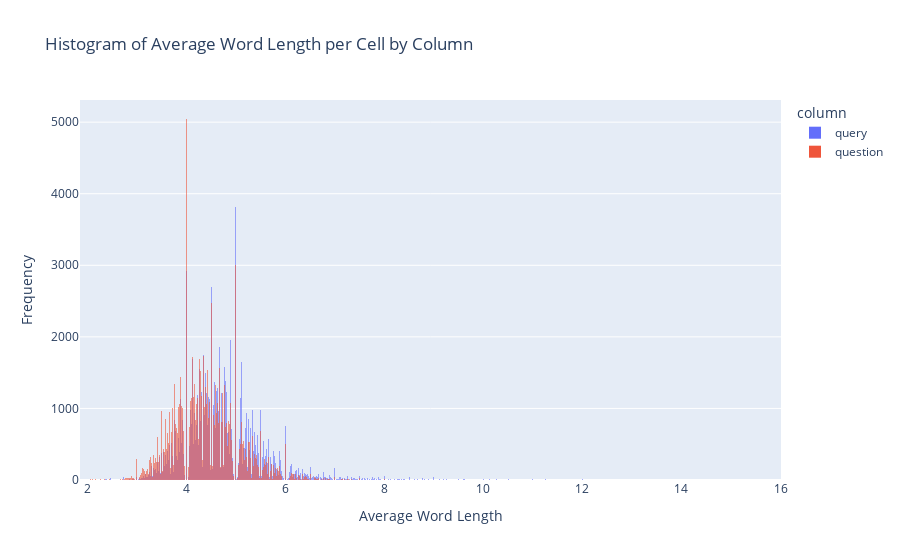

Here is the notebook cell this chart was saved with:
### Code cell
# Compute average word length per cell for each column
avg_word_lengths = pd.DataFrame({
    col: df[col].str.split()
                 .apply(lambda x: [len(i) for i in x] if isinstance(x, list) else [])
                 .map(lambda x: np.mean(x) if x else 0)
    for col in cols
}).melt(var_name='column', value_name='avg_word_length')

# Plot with Plotly
fig = px.histogram(avg_word_lengths, x='avg_word_length', color='column', 
                   barmode='overlay', opacity=0.6,
                   title="Histogram of Average Word Length per Cell by Column")

fig.update_layout(xaxis_title="Average Word Length", yaxis_title="Frequency")

### Figure 1 — Plotly figure (JSON) as saved in the notebook; plotly's stock layout.template omitted (floating-point values rounded to 4 significant figures; data arrays with more than 128 entries replaced by an {"elided": "..."} marker saying what was removed)
{"data": [{"bingroup": "x", "hovertemplate": "column=query<br>avg_word_length=%{x}<br>count=%{y}<extra></extra>", "legendgroup": "query", "marker": {"color": "#636efa", "opacity": 0.6, "pattern": {"shape": ""}}, "name": "query", "orientation": "v", "showlegend": true, "type": "histogram", "x": {"elided": "88688 float values"}, "xaxis": "x", "yaxis": "y"}, {"bingroup": "x", "hovertemplate": "column=question<br>avg_word_length=%{x}<br>count=%{y}<extra></extra>", "legendgroup": "question", "marker": {"color": "#EF553B", "opacity": 0.6, "pattern": {"shape": ""}}, "name": "question", "orientation": "v", "showlegend": true, "type": "histogram", "x": {"elided": "88688 float values"}, "xaxis": "x", "yaxis": "y"}], "layout": {"barmode": "overlay", "legend": {"title": {"text": "column"}, "tracegroupgap": 0}, "title": {"text": "Histogram of Average Word Length per Cell by Column"}, "xaxis": {"anchor": "y", "domain": [0, 1], "title": {"text": "Average Word Length"}}, "yaxis": {"anchor": "x", "domain": [0, 1], "title": {"text": "Frequency"}}}}
